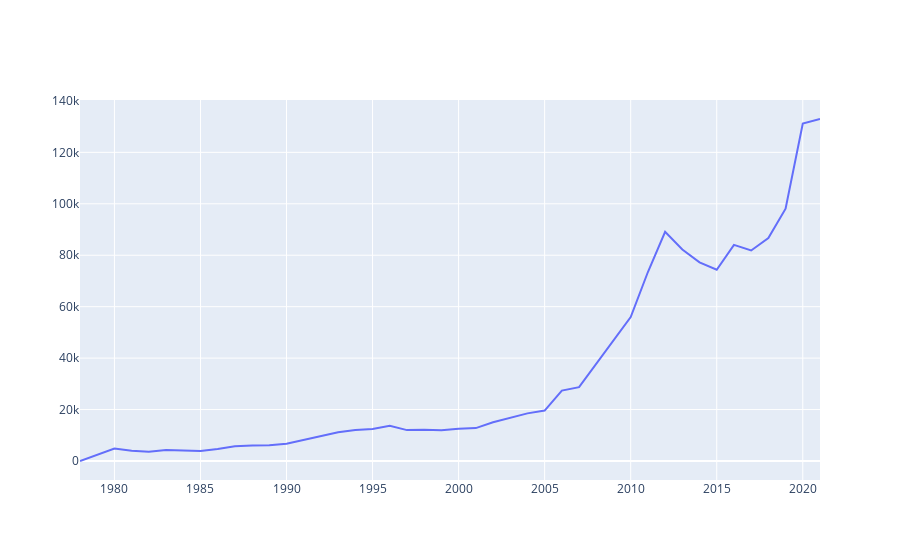

Here is the notebook cell this chart was saved with:
### Code cell
fig = go.Figure([go.Scatter(x=annual['Date'], y=annual['INR'])])
fig.show()
